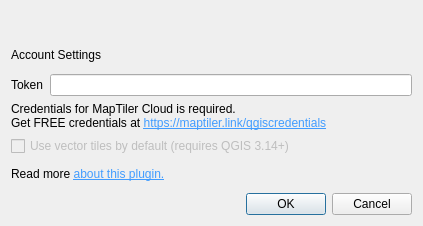
<?xml version="1.0" encoding="UTF-8"?>
<ui version="4.0">
 <class>MapTilerConfigureDialogBase</class>
 <widget class="QDialog" name="MapTilerConfigureDialogBase">
  <property name="geometry">
   <rect>
    <x>0</x>
    <y>0</y>
    <width>423</width>
    <height>226</height>
   </rect>
  </property>
  <property name="sizePolicy">
   <sizepolicy hsizetype="Fixed" vsizetype="Fixed">
    <horstretch>0</horstretch>
    <verstretch>0</verstretch>
   </sizepolicy>
  </property>
  <property name="minimumSize">
   <size>
    <width>0</width>
    <height>0</height>
   </size>
  </property>
  <property name="maximumSize">
   <size>
    <width>423</width>
    <height>226</height>
   </size>
  </property>
  <property name="windowTitle">
   <string>MapTiler Account</string>
  </property>
  <layout class="QVBoxLayout" name="verticalLayout">
   <item alignment="Qt::AlignHCenter|Qt::AlignVCenter">
    <widget class="QLabel" name="label_2">
     <property name="sizePolicy">
      <sizepolicy hsizetype="Preferred" vsizetype="Preferred">
       <horstretch>0</horstretch>
       <verstretch>0</verstretch>
      </sizepolicy>
     </property>
     <property name="maximumSize">
      <size>
       <width>300</width>
       <height>80</height>
      </size>
     </property>
     <property name="text">
      <string notr="true"/>
     </property>
     <property name="textFormat">
      <enum>Qt::RichText</enum>
     </property>
     <property name="pixmap">
      <pixmap>imgs/logo_maptiler_light.svg</pixmap>
     </property>
     <property name="scaledContents">
      <bool>true</bool>
     </property>
    </widget>
   </item>
   <item>
    <widget class="QLabel" name="label_4">
     <property name="text">
      <string>Account Settings</string>
     </property>
    </widget>
   </item>
   <item>
    <layout class="QHBoxLayout" name="horizontalLayout">
     <item>
      <widget class="QLabel" name="label">
       <property name="text">
        <string>Token</string>
       </property>
      </widget>
     </item>
     <item>
      <widget class="QLineEdit" name="token_txt">
       <property name="enabled">
        <bool>true</bool>
       </property>
       <property name="maxLength">
        <number>100</number>
       </property>
      </widget>
     </item>
    </layout>
   </item>
   <item>
    <widget class="QLabel" name="label_3">
     <property name="text">
      <string>&lt;html&gt;&lt;head/&gt;&lt;body&gt;&lt;p&gt;Credentials for MapTiler Cloud is required.&lt;br/&gt;Get FREE credentials at &lt;a href=&quot;https://cloud.maptiler.com/account/credentials/&quot;&gt;&lt;span style=&quot; text-decoration: underline; color:#419cff;&quot;&gt;https://maptiler.link/qgiscredentials&lt;/span&gt;&lt;/a&gt;&lt;/p&gt;&lt;/body&gt;&lt;/html&gt;</string>
     </property>
     <property name="textFormat">
      <enum>Qt::RichText</enum>
     </property>
     <property name="openExternalLinks">
      <bool>true</bool>
     </property>
    </widget>
   </item>
   <item>
    <widget class="QCheckBox" name="vtileCheckBox">
     <property name="enabled">
      <bool>false</bool>
     </property>
     <property name="text">
      <string>Use vector tiles by default (requires QGIS 3.14+)</string>
     </property>
    </widget>
   </item>
   <item>
    <widget class="QLabel" name="label_5">
     <property name="text">
      <string>&lt;html&gt;&lt;head/&gt;&lt;body&gt;&lt;p&gt;Read more &lt;a href=&quot;https://maptiler.link/qgisplugin&quot;&gt;&lt;span style=&quot; text-decoration: underline; color:#419cff;&quot;&gt;about this plugin.&lt;/span&gt;&lt;/a&gt;&lt;/p&gt;&lt;/body&gt;&lt;/html&gt;</string>
     </property>
    <property name="openExternalLinks">
      <bool>true</bool>
     </property>
    </widget>
   </item>
   <item>
    <widget class="QDialogButtonBox" name="button_box">
     <property name="orientation">
      <enum>Qt::Horizontal</enum>
     </property>
     <property name="standardButtons">
      <set>QDialogButtonBox::Cancel|QDialogButtonBox::Ok</set>
     </property>
    </widget>
   </item>
  </layout>
 </widget>
 <resources/>
 <connections/>
</ui>
